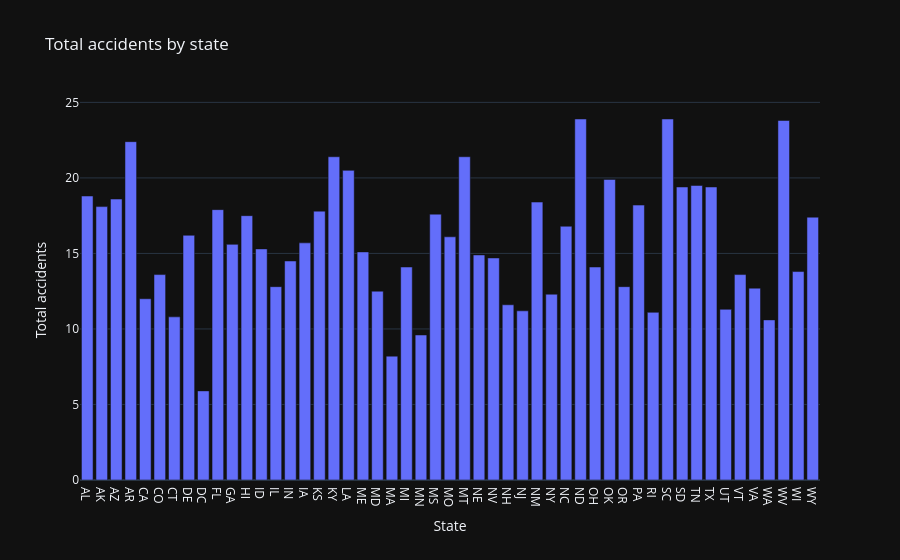

Source (notebook cell):
### Code cell
#percentage of speeding activities
fig=px.bar(df,x='abbrev',y='total',
           title="Total accidents by state",
           labels={'abbrev':'State','total':'Total accidents'},
           template='plotly_dark',
           )
fig.show()

### Figure 1 — Plotly figure (JSON) as saved in the notebook; plotly's stock layout.template omitted (floating-point values rounded to 4 significant figures)
{"data": [{"hovertemplate": "State=%{x}<br>Total accidents=%{y}<extra></extra>", "legendgroup": "", "marker": {"color": "#636efa", "pattern": {"shape": ""}}, "name": "", "orientation": "v", "showlegend": false, "textposition": "auto", "type": "bar", "x": ["AL", "AK", "AZ", "AR", "CA", "CO", "CT", "DE", "DC", "FL", "GA", "HI", "ID", "IL", "IN", "IA", "KS", "KY", "LA", "ME", "MD", "MA", "MI", "MN", "MS", "MO", "MT", "NE", "NV", "NH", "NJ", "NM", "NY", "NC", "ND", "OH", "OK", "OR", "PA", "RI", "SC", "SD", "TN", "TX", "UT", "VT", "VA", "WA", "WV", "WI", "WY"], "xaxis": "x", "y": [18.8, 18.1, 18.6, 22.4, 12.0, 13.6, 10.8, 16.2, 5.9, 17.9, 15.6, 17.5, 15.3, 12.8, 14.5, 15.7, 17.8, 21.4, 20.5, 15.1, 12.5, 8.2, 14.1, 9.6, 17.6, 16.1, 21.4, 14.9, 14.7, 11.6, 11.2, 18.4, 12.3, 16.8, 23.9, 14.1, 19.9, 12.8, 18.2, 11.1, 23.9, 19.4, 19.5, 19.4, 11.3, 13.6, 12.7, 10.6, 23.8, 13.8, 17.4], "yaxis": "y"}], "layout": {"barmode": "relative", "legend": {"tracegroupgap": 0}, "title": {"text": "Total accidents by state"}, "xaxis": {"anchor": "y", "domain": [0, 1], "title": {"text": "State"}}, "yaxis": {"anchor": "x", "domain": [0, 1], "title": {"text": "Total accidents"}}}}
